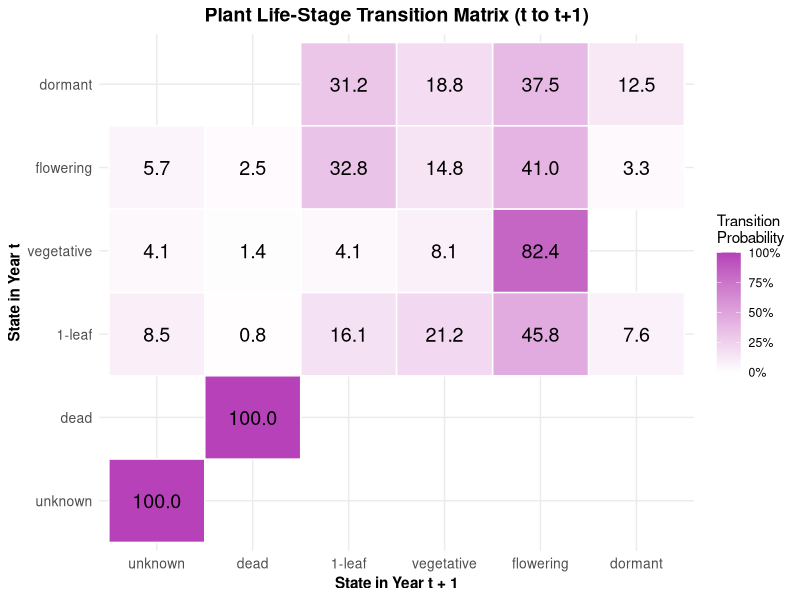
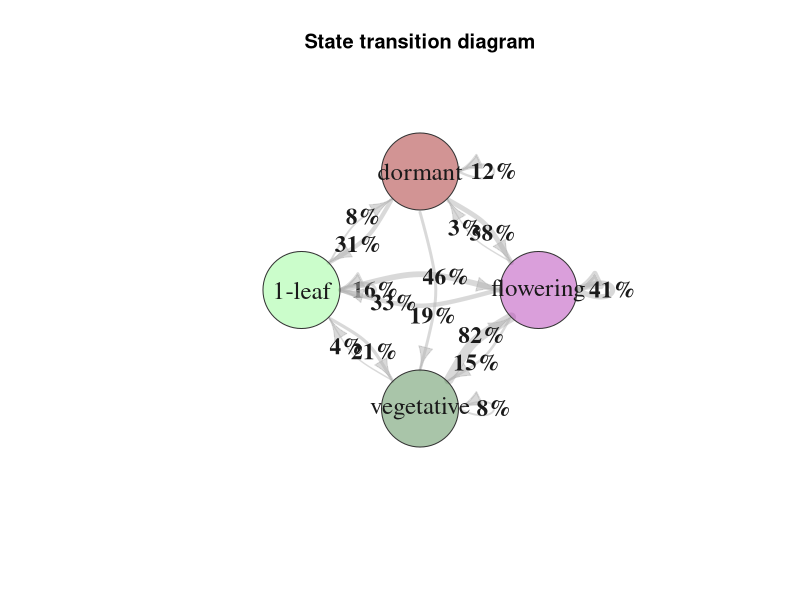

Recreate these plots in R, in order.
# libraries
# Data management
library(tidyverse)
library(stringr)
library(dplyr)

# Plotting
library(ggplot2)
library(patchwork)
library(scales)


library(igraph) # for family tree
library(ggraph)


## Data cleaning
df_raw <- read.csv("data_vannikatse.csv", sep=";", dec=",")

df_clean <- df_raw %>%
  filter(ID != "A2") %>%    # removed both, too close and not distinguishable. They are too strong a case for dormancy, and possibly wrong.
  filter(ID != "A3") %>%
  
  filter(ID != "A23") %>%   # remove it, because of close distance to A25
  filter(ID != "A23a10") %>%
  
  filter(ID != "A7") %>%    # removed it together with A9, as they are interchangeable = individual profile too unsure
  filter(ID != "A7a3") %>%
  filter(ID != "A9") %>%
  filter(ID != "A9a2") %>%
  filter(ID != "A9b8") %>%
  
  filter(ID != "C6a8") %>% # removed, as it was a strange case. Growing from the same place as C6 in 2026, and flowering in the first year (as did C6 in 2026). Could be C6 growing two flowering stalks, or C5 which disappeared only in 2025, or a strange flowering sidebulb. Not possible to explain.
  mutate(
    year_num   = as.numeric(year),
    ID         = as.character(ID),
    leaf_count = rowSums(!is.na(select(., h1, h2, h3, h4, h5))),
    flowering  = as.integer(!is.na(genh)),
    h1_cm      = h1 / 10
  ) %>%
  mutate(
    tray = str_extract(ID, "^[A-Za-z]"),                                    # extract tray letters A, B, C from the ID                                
    tray = factor(tray),                                                    # factorize trays
    year_num = as.numeric(year),                                            # add a numeric year column
    year = factor(year),                                                    # factorize years
    ID = factor(ID),                                                        # factorize IDs
    leaf_count = rowSums(!is.na(select(., h1, h2, h3, h4, h5))),            # counts the number of leaf height measurements = nr of leaves
    flowering = as.integer(!is.na(flower_len)),                             # assigns all individuals with flower_len value != 0
    sidebulbs = ifelse(is.na(`sidebulb_nr`), 0, as.numeric(`sidebulb_nr`)), # assigns the number of new sidebulbs to each mature plant.
    grew_sidebulbs = ifelse(sidebulbs > 0, 1, 0),                           # sidebulbs 1 0
  )

#____________________________________________________________________________###
# Transition matrix -------------------------------------------------------
#____________________________________________________________________________###

# Load and clean data
# Should I exclude all individuals that appear only one year - I guess yes, for the transition matrix. 
df_trans <- df_clean %>%
  arrange(ID, year_num) %>%
  group_by(ID) %>%
  # filter out all that appear only once
  filter(n() > 1) %>%
  # filter out all sidebulbs
  filter(motherplant == 1) %>%
  mutate(
    leaves_before = lag(cumany(leaf_count > 0), default = FALSE),           # to set the dormancy 
    leaves_after  = rev(lag(cumany(rev(leaf_count > 0)), default = FALSE)), # to set the dormancy
    
    state = case_when(
      flowering == 1 ~ "flowering",                                         # define the stage of flowering (as flowers present)
      leaf_count == 1 ~ "1-leaf",                                           # define the stage of 1-leaf (exactly 1 leaf)
      leaf_count >= 2 ~ "vegetative",                                       # define the stage of vegetative (1+ leaf and not flowering)
      
      # Dormancy conditions
      leaf_count == 0 & leaves_before & leaves_after ~ "dormant",
      leaf_count == 0 & leaves_after ~ "dormant",                           # That's for A24 which didn't appear the 1st year, counted it as dormant, hoping it's not a sidebulb that appeared
      
      # Death condition
      leaf_count == 0 & lead(leaf_count, 1)== 0 & lead(leaf_count, 2) == 0 & !leaves_after~ "dead", # any individual that is gone for longer than 1 year
      
      # The rest will be unknown
      leaf_count == 0 ~ "unknown" # all individuals that we don't know if it is dead or dormant (last years)
    )
  ) %>%
  # Let's mark the rest of the years of death as "dead" too
  mutate(
    dead_from_here = cumany(state == "dead"),
    state = if_else(dead_from_here, "dead", state)
  ) %>%
  ungroup()

##### TRANSITION MATRIX T -> T1####


# Transition pairs t-> t1
# we loose two years of transitions (2021 - 2022. But we know this!) It only doesn't give too much information... As they were all equalized by drying them.
# add initial stage to the individuals
# and 2026 - 2027. Yeah, we cannot know this
transitions_1 <- df_trans %>%
  arrange(ID, year) %>%
  group_by(ID) %>%
  mutate(
    # Adding current and following state
    state_t = state,       # state of the previous year
    state_t1 = lead(state) # state of the current year
  ) %>%
  # We can only keep the pairs where we know both the start and end state 
  # Let's also exclude the dead and unknown states
  filter(!is.na(state_t), !is.na(state_t1)) %>%
         # !state_t %in% c("unknown", "dead"),
         # !state_t1 %in% c("unknown", "dead")) %>%
  ungroup()

#write.csv(transitions_1,"trans.csv")

# Calculating transition probabilities
transition_matrix <- transitions_1 %>%
  count(state_t, state_t1) %>%
  group_by(state_t) %>%
  mutate(probability = n / sum(n)) %>%
  ungroup()


#table(df_trans$ID,df_trans$state)

#------------------------------------------------------------------------------#
##### _______________________ Plot T-matrix ______________________________ #####
#------------------------------------------------------------------------------#
# We can view it as a table...
library(tidyr)
transition_matrix %>%
  select(state_t, state_t1, probability) %>%
  pivot_wider(names_from = state_t1, values_from = probability, values_fill = 0)

# ..or use ggplot to view it as a transition matrix
library(ggplot2)
library(scales)

# So they would be in logical order in the matrix
state_order <- c(
  "unknown",
  "dead",
  "1-leaf",
  "vegetative",
  "flowering",
  "dormant"
)

transition_matrix <- transition_matrix %>%
  mutate(
    state_t = factor(state_t, levels = state_order),
    state_t1 = factor(state_t1, levels = state_order)
  )


ggplot(transition_matrix, aes(x = state_t1, y = state_t, fill = probability)) +
  geom_tile(color = "white", linewidth = 0.5) +
  # adding the probabilities inside the squares
  geom_text(aes(label = sprintf("%.1f", probability*100)), # sprintf("%.1f", probability) rounds to exactly two decimals
            color = "black", size = 5) +
  # hex color from the picture again :)
  scale_fill_gradient(low = "white", high = "#b641b8", limit = c(0,1), name = "Transition\nProbability",
                      labels = percent_format(accuracy = 1)) +
  labs(
    title = "Plant Life-Stage Transition Matrix (t to t+1)",
    x = "State in Year t + 1",
    y = "State in Year t"
  ) +
  theme_minimal()+
  theme(
    plot.title = element_text(face = "bold", size = 14, hjust = 0.5),
    axis.title = element_text(face = "bold", size = 11),
    axis.text = element_text(size = 10)
  )


# state transition diagramme ----------------------------------------------

library(igraph)


edges <- transition_matrix %>%
  transmute(
    from = state_t,
    to = state_t1,
    probability = probability,
    percent = probability * 100
  )

g <- graph_from_data_frame(edges) # using igraph to turn the transition matrix into IGRAPH object

E(g)$weight <- edges$percent

# simple plot 
#plot(g)

# pretty diagramme function
diagramPlot <- function(g) {plot.igraph(
  g,
  main = "State transition diagram",
  margin = c(0.3,0.3,0.3,0.3),
  
  # vertices (tips of the graph)
  vertex.size = 65,
  #vertex.color = alpha(c("palegreen", "#636363", "brown",
                   #"#b641b8", "#DADADA", "palegreen4"),alpha=0.5), # incl dead and unknowns
  vertex.color = alpha(c("palegreen", "brown",
                       "#b641b8", "palegreen4"),alpha=0.5),
  vertex.frame.color = "grey20",
  vertex.label.cex = 1.5,
  vertex.label.color = "grey10",
  
  # edges and arrows
  edge.width = E(g)$percent/10+1,
  edge.color = alpha("grey70",alpha = 0.5),
  edge.arrow.size = E(g)$percent/100+1,
  edge.curved = 0.3,
  
  # labels
  edge.label = paste0(round(E(g)$percent,0), "%"),
  edge.label.cex = 1.4,
  edge.label.color = "grey10",
  edge.label.font = 2, # bold
  
  #layout
  layout =  layout_in_circle(g, order = V(g)[c(3,2,1,4)]) # c(top, right, left, bottom) 1 = 1-leaf, 2 = dormant, 3 = vegetative, 4 = flowering
  #layout = layout_in_circle(g) # incl dead and unknowns 
)
}


# pretty, incl dead and unknown
# diagramPlot(g)

# pretty, excl unknown and dead
edges1 <- edges[edges$to!="unknown" & edges$to !="dead",]
g1 <- graph_from_data_frame(edges1) # using igraph to turn the transition matrix into IGRAPH object

# remove '#' to save file into OUTPUT folder
#png(filename = "OUTPUT/stateTransitionDiagramme.png", width = 500,height = 550)
diagramPlot(g1)
#dev.off()
